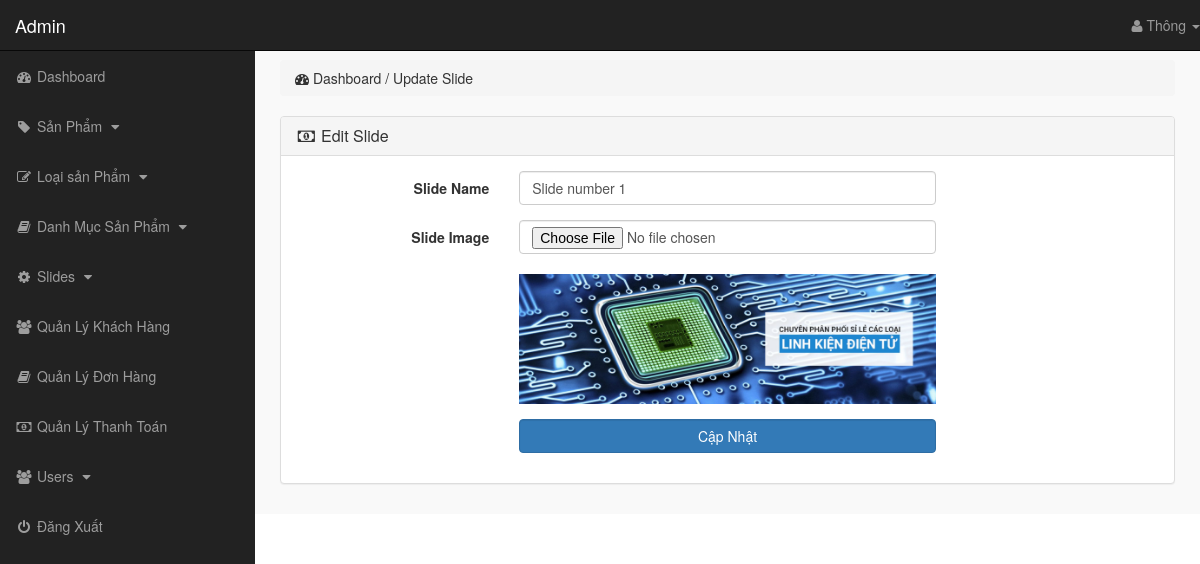
Screenshot of /admin_area/index.php?edit_slide=1 (signed in) with the database file from the repository.
### tables this page shows
CREATE TABLE `slider` (
  `slide_id` int(10) NOT NULL,
  `slide_name` varchar(255) NOT NULL,
  `slide_image` text NOT NULL
);

### admin_area/edit_slide.php (the view, shortened to what this page needs)
<?php
    if(!isset($_SESSION['admin_email'])){
        echo "<script>window.open('login.php','_self')</script>";
    }else{
?>
<?php
    if(isset($_GET['edit_slide'])){
        $edit_slide_id = $_GET['edit_slide'];
        $edit_slide = "select * from slider where slide_id='$edit_slide_id'";
        $run_edit_slide = mysqli_query($con,$edit_slide);
        $row_edit_slide = mysqli_fetch_array($run_edit_slide);
        $slide_name = $row_edit_slide['slide_name'];
        $slide_image = $row_edit_slide['slide_image'];
    }
?>
<div class="row">
    <div class="col-lg-12">
        <ol class="breadcrumb">
            <li>
                <i class="fa fa-dashboard"></i> Dashboard / Update Slide
            </li>
        </ol>
    </div>
</div>
<div class="row">
    <div class="col-lg-12">
        <div class="panel panel-default">
            <div class="panel-heading">
                <h3 class="panel-title">
                    <i class="fa fa-money fa-fw"></i> Edit Slide
                </h3>
            </div>
            <div class="panel-body">
                <form action="" class="form-horizontal" method="post" enctype="multipart/form-data">
                    <div class="form-group">
                        <label for="" class="control-label col-md-3">
                            Slide Name
                        </label>
                        <div class="col-md-6">
                            <input name="slide_name" type="text" class="form-control" value="<?php echo $slide_name; ?>">
                        </div>
                    </div>
                    <div class="form-group">
                        <label for="" class="control-label col-md-3">
                            Slide Image
                        </label>
                        <div class="col-md-6">
                            <input type="file" name="slide_image" class="form-control">
                            <br/>
                            <img src="slides_images/<?php echo $slide_image; ?>" class="img-responsive">
                        </div>
                    </div>
                    <div class="form-group">
                        <label for="" class="control-label col-md-3"></label>
                        <div class="col-md-6">
                            <input type="submit" name="update" value="Cập Nhật" class="btn btn-primary form-control">
                        </div>
                    </div>
                </form>
            </div>
        </div>
    </div>
</div>
<?php } ?>

### admin_area/includes/sidebar.php (shortened to what this page needs)
<?php
    if(!isset($_SESSION['admin_email'])){
        echo "<script>window.open('login.php','_self')</script>";
    }else{
?>
<nav class="navbar navbar-inverse navbar-fixed-top">
    <div class="navbar-header">
        <a href="index.php?dashboard" class="navbar-brand">Admin</a>
    </div>
    <ul class="nav navbar-right top-nav">
        <li class="dropdown">
            <a href="#" class="dropdown-toggle" data-toggle="dropdown">
                <i class="fa fa-user"></i> <?php echo $admin_name;  ?> <b class="caret"></b>
            </a>
        </li>
    </ul>
    <div class="collapse navbar-collapse navbar-ex1-collapse">
        <ul class="nav navbar-nav side-nav">
            <li>
                <a href="index.php?dashboard">
                        <i class="fa fa-fw fa-dashboard"></i> Dashboard
                </a>
            </li>
            <li>
                <a href="#" data-toggle="collapse" data-target="#products">
                        <i class="fa fa-fw fa-tag"></i> Sản Phẩm
                        <i class="fa fa-fw fa-caret-down"></i>
                </a>
            </li>
            <li>
                <a href="#" data-toggle="collapse" data-target="#p_cat">
                        <i class="fa fa-fw fa-edit"></i> Loại sản Phẩm
                        <i class="fa fa-fw fa-caret-down"></i>
                </a>
            </li>
            <li>
                <a href="#" data-toggle="collapse" data-target="#cat">
                        <i class="fa fa-fw fa-book"></i> Danh Mục Sản Phẩm
                        <i class="fa fa-fw fa-caret-down"></i>
                </a>
            </li>
            <li>
                <a href="#" data-toggle="collapse" data-target="#slides">
                        <i class="fa fa-fw fa-gear"></i> Slides
                        <i class="fa fa-fw fa-caret-down"></i>
                </a>
            </li>
            <li>
                <a href="index.php?view_customers">
                    <i class="fa fa-fw fa-users"></i> Quản Lý Khách Hàng
                </a>
            </li>
            <li>
                <a href="index.php?view_orders">
                    <i class="fa fa-fw fa-book"></i> Quản Lý Đơn Hàng
                </a>
            </li>
            <li>
                <a href="index.php?view_payments">
                    <i class="fa fa-fw fa-money"></i> Quản Lý Thanh Toán
                </a>
            </li>
            <li>
                <a href="#" data-toggle="collapse" data-target="#users">
                        <i class="fa fa-fw fa-users"></i> Users
                        <i class="fa fa-fw fa-caret-down"></i>
                </a>
            </li>
            <li>
                <a href="logout.php">
                    <i class="fa fa-fw fa-power-off"></i> Đăng Xuất
                </a>
            </li>
        </ul>
    </div>
</nav>
<?php } ?>

### admin_area/css/style.css (style rules this page uses)
body { margin-top: 100px; }
@media (min-width: 768px) { body { margin-top: 50px; } }
.top-nav { 0 15px; }
.top-nav>li { float: left; display: inline-block; }
.top-nav>li>a { color: #999999; line-height: 20px; padding-top: 15px; padding-bottom: 15px; }
@media (min-width: 768px) { .side-nav { position: fixed; top: 51px; bottom: 0; width: 255px; overflow-y: auto; overflow-x: hidden; background-color: #222222; padding-bottom: 40px; border-radius: 0; } }
@media (min-width: 768px) { .side-nav>li>a { width: 255px; } }
.panel-body { border-radius: 5px; }

### rows the page displays
slider: slide_name "Slide number 1", slide_image (picture)

### other values shown
$admin_name "Thông"
